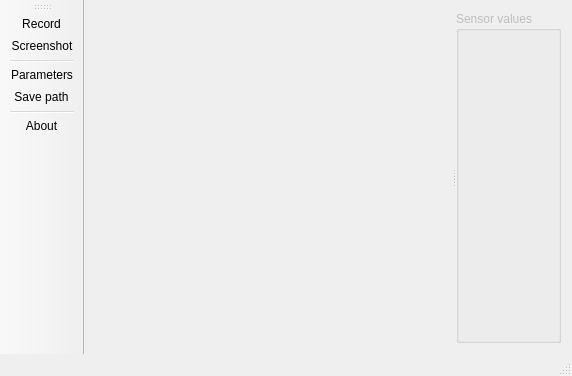
<?xml version="1.0" encoding="UTF-8"?>
<ui version="4.0">
 <class>MainWindow</class>
 <widget class="QMainWindow" name="MainWindow">
  <property name="geometry">
   <rect>
    <x>0</x>
    <y>0</y>
    <width>572</width>
    <height>376</height>
   </rect>
  </property>
  <property name="windowTitle">
   <string>ArduinoScope</string>
  </property>
  <widget class="QWidget" name="centralWidget">
   <layout class="QVBoxLayout" name="verticalLayout_2">
    <item>
     <widget class="QSplitter" name="splitter">
      <property name="orientation">
       <enum>Qt::Horizontal</enum>
      </property>
      <widget class="QCustomPlot" name="customPlot" native="true">
       <property name="sizePolicy">
        <sizepolicy hsizetype="Minimum" vsizetype="Minimum">
         <horstretch>0</horstretch>
         <verstretch>0</verstretch>
        </sizepolicy>
       </property>
       <property name="minimumSize">
        <size>
         <width>200</width>
         <height>0</height>
        </size>
       </property>
      </widget>
      <widget class="QGroupBox" name="groupBoxSensors">
       <property name="enabled">
        <bool>false</bool>
       </property>
       <property name="title">
        <string>Sensor values</string>
       </property>
       <layout class="QVBoxLayout" name="verticalLayout">
        <item>
         <layout class="QVBoxLayout" name="LCDsLayout"/>
        </item>
       </layout>
      </widget>
     </widget>
    </item>
   </layout>
  </widget>
  <widget class="QToolBar" name="mainToolBar">
   <attribute name="toolBarArea">
    <enum>LeftToolBarArea</enum>
   </attribute>
   <attribute name="toolBarBreak">
    <bool>false</bool>
   </attribute>
   <addaction name="actionRecord"/>
   <addaction name="actionScreenshot"/>
   <addaction name="separator"/>
   <addaction name="actionParameters"/>
   <addaction name="actionSavePath"/>
   <addaction name="separator"/>
   <addaction name="actionAbout"/>
  </widget>
  <widget class="QStatusBar" name="statusBar"/>
  <action name="actionRecord">
   <property name="checkable">
    <bool>true</bool>
   </property>
   <property name="icon">
    <iconset theme="media-record">
     <normaloff/>
    </iconset>
   </property>
   <property name="text">
    <string>Record</string>
   </property>
   <property name="toolTip">
    <string>Start recording</string>
   </property>
  </action>
  <action name="actionSavePath">
   <property name="icon">
    <iconset theme="document-save">
     <normaloff/>
    </iconset>
   </property>
   <property name="text">
    <string>Save path</string>
   </property>
   <property name="toolTip">
    <string>Choose the folder where the CSV files will be written</string>
   </property>
  </action>
  <action name="actionParameters">
   <property name="icon">
    <iconset theme="preferences-system">
     <normaloff/>
    </iconset>
   </property>
   <property name="text">
    <string>Parameters</string>
   </property>
   <property name="toolTip">
    <string>Application parameters</string>
   </property>
  </action>
  <action name="actionScreenshot">
   <property name="icon">
    <iconset theme="camera-photo">
     <normaloff/>
    </iconset>
   </property>
   <property name="text">
    <string>Screenshot</string>
   </property>
   <property name="toolTip">
    <string>Take a screenshot of the graph</string>
   </property>
  </action>
  <action name="actionAbout">
   <property name="icon">
    <iconset theme="help"/>
   </property>
   <property name="text">
    <string>About</string>
   </property>
   <property name="toolTip">
    <string>About this application</string>
   </property>
  </action>
 </widget>
 <layoutdefault spacing="6" margin="11"/>
 <customwidgets>
  <customwidget>
   <class>QCustomPlot</class>
   <extends>QWidget</extends>
   <header>qcustomplot/qcustomplot.h</header>
   <container>1</container>
  </customwidget>
 </customwidgets>
 <resources/>
 <connections/>
</ui>
